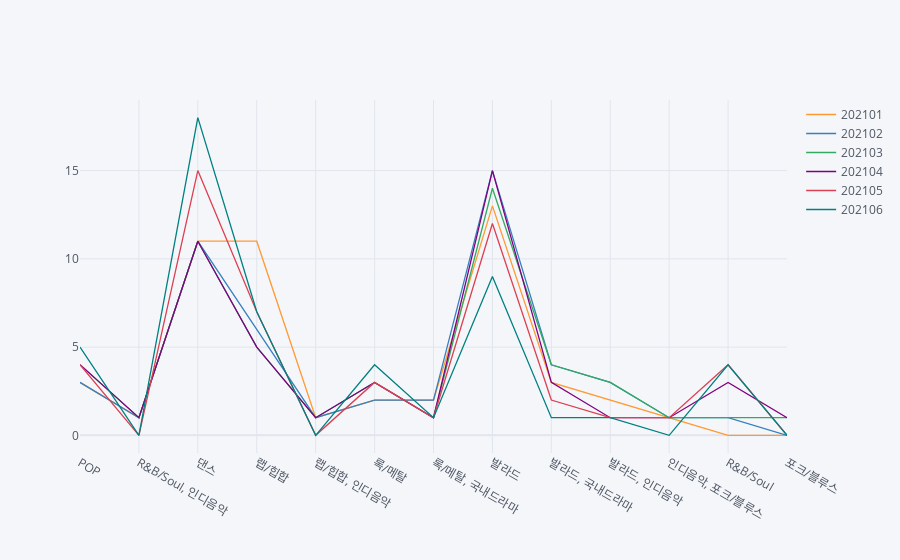

The code cell stored with this chart in its notebook:
### Code cell
music2021.iplot(kind='line')

### Figure 1 — Plotly figure (JSON) as saved in the notebook; plotly's stock layout.template omitted (floating-point values rounded to 4 significant figures)
{"data": [{"line": {"color": "rgba(255, 153, 51, 1.0)", "dash": "solid", "shape": "linear", "width": 1.3}, "mode": "lines", "name": "202101", "text": "", "type": "scatter", "x": ["POP", "R&B/Soul, 인디음악", "댄스", "랩/힙합", "랩/힙합, 인디음악", "록/메탈", "록/메탈, 국내드라마", "발라드", "발라드, 국내드라마", "발라드, 인디음악", "인디음악, 포크/블루스", "R&B/Soul", "포크/블루스"], "y": [3, 1, 11, 11, 1, 2, 2, 13, 3, 2, 1, 0, 0]}, {"line": {"color": "rgba(55, 128, 191, 1.0)", "dash": "solid", "shape": "linear", "width": 1.3}, "mode": "lines", "name": "202102", "text": "", "type": "scatter", "x": ["POP", "R&B/Soul, 인디음악", "댄스", "랩/힙합", "랩/힙합, 인디음악", "록/메탈", "록/메탈, 국내드라마", "발라드", "발라드, 국내드라마", "발라드, 인디음악", "인디음악, 포크/블루스", "R&B/Soul", "포크/블루스"], "y": [3, 1, 11, 6, 1, 2, 2, 15, 4, 3, 1, 1, 0]}, {"line": {"color": "rgba(50, 171, 96, 1.0)", "dash": "solid", "shape": "linear", "width": 1.3}, "mode": "lines", "name": "202103", "text": "", "type": "scatter", "x": ["POP", "R&B/Soul, 인디음악", "댄스", "랩/힙합", "랩/힙합, 인디음악", "록/메탈", "록/메탈, 국내드라마", "발라드", "발라드, 국내드라마", "발라드, 인디음악", "인디음악, 포크/블루스", "R&B/Soul", "포크/블루스"], "y": [4, 1, 11, 5, 1, 3, 1, 14, 4, 3, 1, 1, 1]}, {"line": {"color": "rgba(128, 0, 128, 1.0)", "dash": "solid", "shape": "linear", "width": 1.3}, "mode": "lines", "name": "202104", "text": "", "type": "scatter", "x": ["POP", "R&B/Soul, 인디음악", "댄스", "랩/힙합", "랩/힙합, 인디음악", "록/메탈", "록/메탈, 국내드라마", "발라드", "발라드, 국내드라마", "발라드, 인디음악", "인디음악, 포크/블루스", "R&B/Soul", "포크/블루스"], "y": [4, 1, 11, 5, 1, 3, 1, 15, 3, 1, 1, 3, 1]}, {"line": {"color": "rgba(219, 64, 82, 1.0)", "dash": "solid", "shape": "linear", "width": 1.3}, "mode": "lines", "name": "202105", "text": "", "type": "scatter", "x": ["POP", "R&B/Soul, 인디음악", "댄스", "랩/힙합", "랩/힙합, 인디음악", "록/메탈", "록/메탈, 국내드라마", "발라드", "발라드, 국내드라마", "발라드, 인디음악", "인디음악, 포크/블루스", "R&B/Soul", "포크/블루스"], "y": [4, 0, 15, 7, 0, 3, 1, 12, 2, 1, 1, 4, 0]}, {"line": {"color": "rgba(0, 128, 128, 1.0)", "dash": "solid", "shape": "linear", "width": 1.3}, "mode": "lines", "name": "202106", "text": "", "type": "scatter", "x": ["POP", "R&B/Soul, 인디음악", "댄스", "랩/힙합", "랩/힙합, 인디음악", "록/메탈", "록/메탈, 국내드라마", "발라드", "발라드, 국내드라마", "발라드, 인디음악", "인디음악, 포크/블루스", "R&B/Soul", "포크/블루스"], "y": [5, 0, 18, 7, 0, 4, 1, 9, 1, 1, 0, 4, 0]}], "layout": {"legend": {"bgcolor": "#F5F6F9", "font": {"color": "#4D5663"}}, "paper_bgcolor": "#F5F6F9", "plot_bgcolor": "#F5F6F9", "title": {"font": {"color": "#4D5663"}}, "xaxis": {"gridcolor": "#E1E5ED", "showgrid": true, "tickfont": {"color": "#4D5663"}, "title": {"font": {"color": "#4D5663"}, "text": ""}, "zerolinecolor": "#E1E5ED"}, "yaxis": {"gridcolor": "#E1E5ED", "showgrid": true, "tickfont": {"color": "#4D5663"}, "title": {"font": {"color": "#4D5663"}, "text": ""}, "zerolinecolor": "#E1E5ED"}}}
